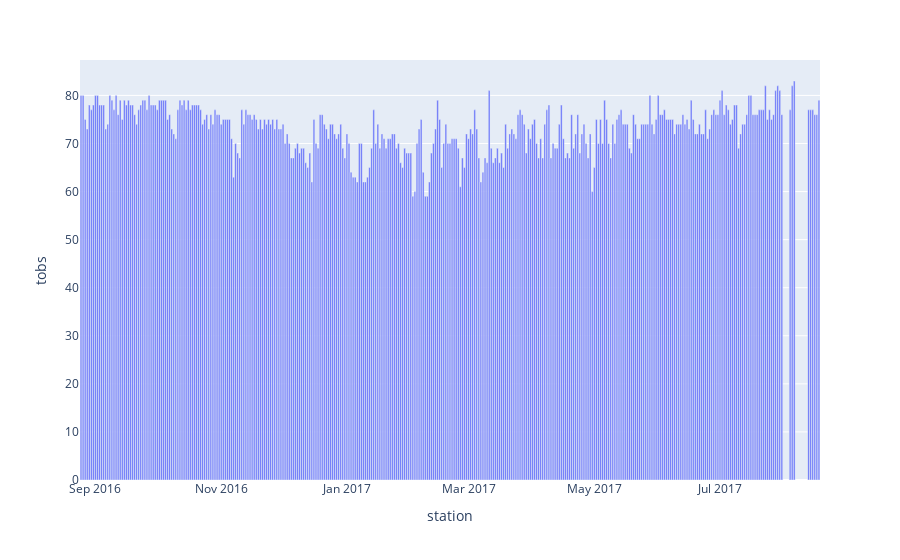

The cell this chart's notebook holds for it:
### Code cell
# Use Pandas Plotting with Matplotlib to plot the data
#import plotly.express as px
fig = px.bar(df_temp, x='station', y='tobs')
fig.show()

### Figure 1 — Plotly figure (JSON) as saved in the notebook; plotly's stock layout.template omitted (floating-point values rounded to 4 significant figures; data arrays with more than 128 entries replaced by an {"elided": "..."} marker saying what was removed)
{"data": [{"alignmentgroup": "True", "hovertemplate": "station=%{x}<br>tobs=%{y}<extra></extra>", "legendgroup": "", "marker": {"color": "#636efa"}, "name": "", "offsetgroup": "", "orientation": "v", "showlegend": false, "textposition": "auto", "type": "bar", "x": {"elided": "350 str values"}, "xaxis": "x", "y": {"elided": "350 int values"}, "yaxis": "y"}], "layout": {"barmode": "relative", "legend": {"tracegroupgap": 0}, "margin": {"t": 60}, "xaxis": {"anchor": "y", "domain": [0, 1], "title": {"text": "station"}}, "yaxis": {"anchor": "x", "domain": [0, 1], "title": {"text": "tobs"}}}}
